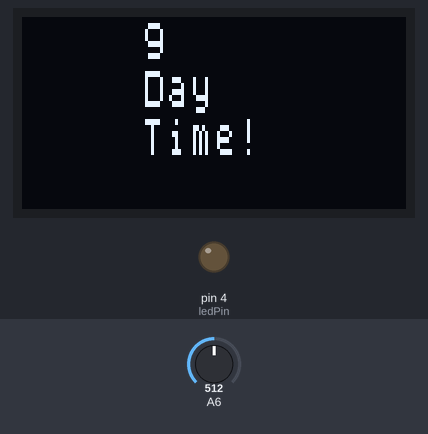
The sketch below on a simulated Arduino Uno, built with avr-gcc and run on an emulated ATmega328P. Parts: 128×64 one-colour display, output pins drawn as LEDs (lit = HIGH). The inputs (shaded band) are chosen by the test bench; at power-on: A6 = 512.

Above: at 1.4 s.
At 4.1 s:
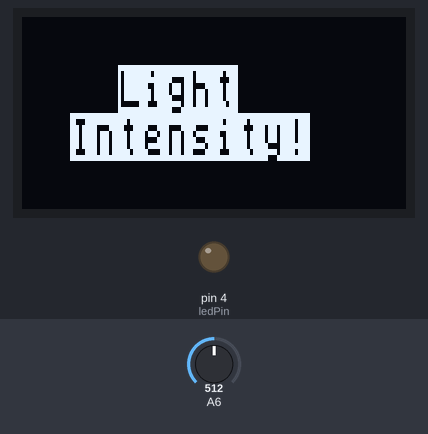
4.2 s: A6 set to 495
At 8.2 s:
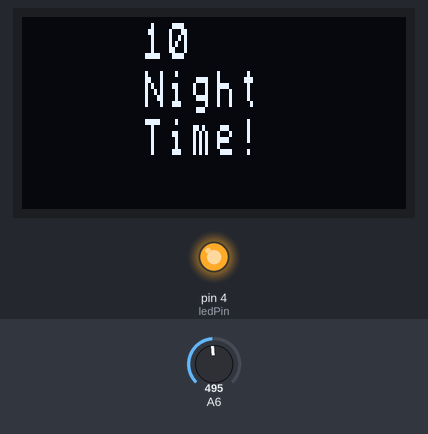
8.4 s: A6 set to 306
At 11.9 s:
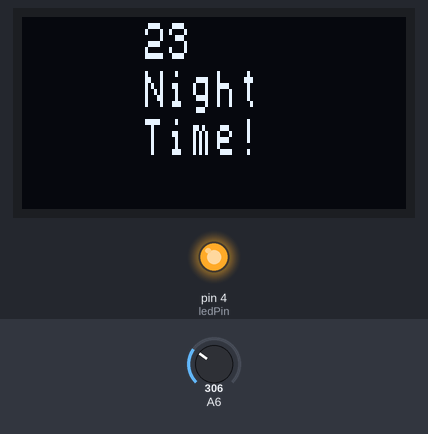
15.8 s: A6 set to 122
At 19.3 s:
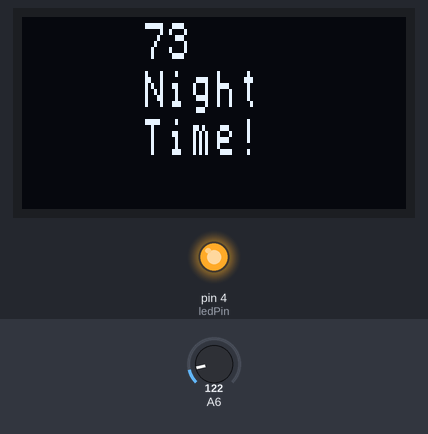
Timing chart, 0 to 20.8 s (numbered marks = the images above; inputs shaded):
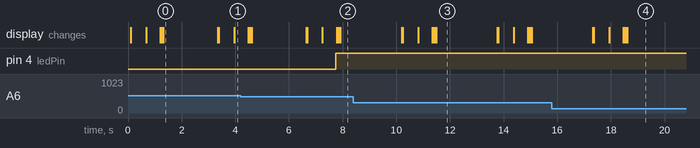

The sketch:

OLED-LED-LDR.ino
```cpp
/* Arduino Grove Program that reads in data from Light sensor, turns LED on/off and displays info on OLED screen
   EyeCode4You - Do what you like with this file!
   Arduino IDE v1.8.9
   Based on: https://wiki.seeedstudio.com/Grove-OLED_Display_1.12inch/
   Using U8x8 Graphics library: https://github.com/olikraus/u8g2/wiki/u8x8reference
*/

#include <Arduino.h>
#include <U8x8lib.h>

 U8X8_SSD1306_128X64_NONAME_HW_I2C u8x8(/* reset=*/ U8X8_PIN_NONE);

// U8X8_SSD1306_128X64_NONAME_SW_I2C u8x8(/* clock=*/ SCL, /* data=*/ SDA, /* reset=*/ U8X8_PIN_NONE);   // OLEDs without Reset of the Display

const int ledPin=4;                 //Constant we use for the GROVE LED (Pin 4 on the board)
const int thresholdvalue=10;        //The threshold on the Light sensor for which the LED should turn on.
float Rsensor; //Resistance of sensor in K

void intro(){ //print initial message to OLED
  u8x8.clear(); //clear OLED screen
  u8x8.setInverseFont(1);
  u8x8.draw1x2String(4, 2, "Light");
  delay(500); //(half second delay)
  u8x8.draw1x2String(2, 4, "Intensity!");
  delay(500);
  u8x8.setInverseFont(0);
  }

void night(int Rsensor){//Low light intensity
  char buffer [30];//for int to string conversion with itoa()
  u8x8.clear();
  u8x8.draw1x2String(5, 0, itoa(Rsensor, buffer, 10));
  delay(25);
  u8x8.draw1x2String(5, 2, "Night");
  delay(25);
  u8x8.draw1x2String(5, 4, "Time!");
  delay(250);
  }

void day(int Rsensor){//High light intensity
   char buffer [30];//for int to string conversion with itoa()
   u8x8.clear();
   u8x8.draw1x2String(5, 0, itoa(Rsensor, buffer, 10));
   delay(25);
   u8x8.draw1x2String(5, 2, "Day");
   delay(25);
   u8x8.draw1x2String(5, 4, "Time!");
  }

void setup() {
  Serial.begin(9600);    //Start the Serial connection
  pinMode(ledPin,OUTPUT);  //Set the LED as an OUTPUT. Pin = 4 (From our const above!)
  u8x8.begin();
  u8x8.setFlipMode(1);
}

void loop() {
  int sensorValue = analogRead(6); //create var for light sensor
  Rsensor=(float)(1023-sensorValue)*10/sensorValue;
  u8x8.setFont(u8x8_font_chroma48medium8_r); //set OLED font

  intro();//Intro message

  if(Rsensor>thresholdvalue)
  {
    digitalWrite(ledPin,HIGH); //Turn LED on

    for(int i=0; i<1; i++){
      night(Rsensor);
      }
  }
  else
  {
    digitalWrite(ledPin,LOW); //Turn LED off
    for(int i=0; i<1; i++){
      day(Rsensor);
      }
  }
  delay(2000);//delay for 2 seconds
}//end main loop
```

Measured:
- the behaviour switches between 512 and 511 on A6 (found by bisection; images 1 and 2)
- after the input at 4.2 s, pin 4 (ledPin): LOW → HIGH after 3.5 s
- what the display in image 0 shows lasts 2.0 s, from 1.3 s to 3.3 s
- what the display in image 3 shows lasts 2.3 s, from 11.5 s to 13.8 s
